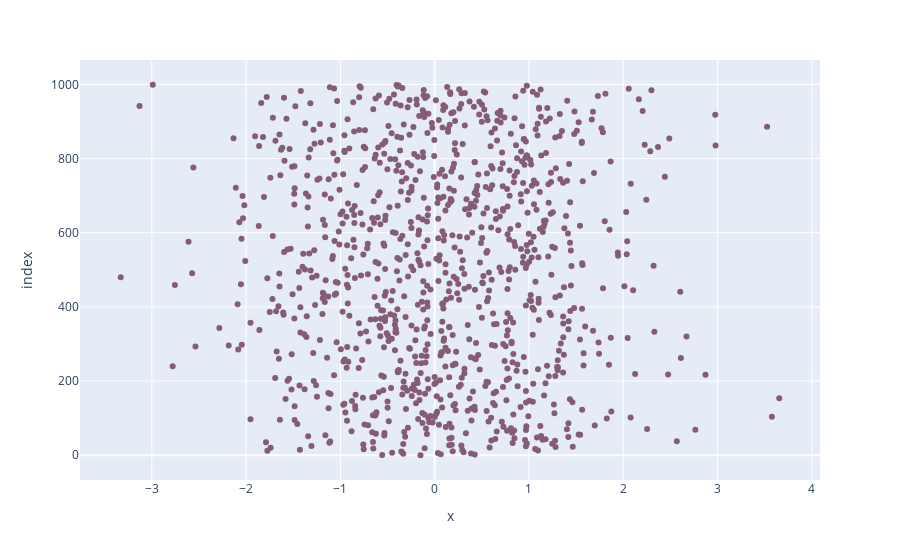

The cell this chart's notebook holds for it:
### Code cell
import plotly.express as px
import numpy as np 

def draw_scatter_plot():    
    """
       Description:
          Function is used to draw scatter plot of random number using plotly library.
       Parameter:
          No parameter required.
       Return:
          Returns nothing.
    """

    # creating random data through randomint 
    # function of numpy.random 

    n = 1000
    random_x = np.random.randn(n)
    random_y = np.random.randn(n)

        

    plot = px.scatter(random_x, random_y, color_discrete_sequence=px.colors.qualitative.Antique)
    #plot = px.line(random_x, random_y, color_discrete_sequence=px.colors.qualitative.Antique)

    plot.show()

if __name__ == "__main__":
    draw_scatter_plot()

### Figure 1 — Plotly figure (JSON) as saved in the notebook; plotly's stock layout.template omitted (floating-point values rounded to 4 significant figures; data arrays with more than 128 entries replaced by an {"elided": "..."} marker saying what was removed)
{"data": [{"hovertemplate": "x=%{x}<br>index=%{y}<extra></extra>", "legendgroup": "", "marker": {"color": "rgb(133, 92, 117)", "symbol": "circle"}, "mode": "markers", "name": "", "orientation": "h", "showlegend": false, "type": "scatter", "x": {"elided": "1000 float values"}, "xaxis": "x", "y": {"elided": "1000 int values"}, "yaxis": "y"}], "layout": {"legend": {"tracegroupgap": 0}, "margin": {"t": 60}, "xaxis": {"anchor": "y", "domain": [0, 1], "title": {"text": "x"}}, "yaxis": {"anchor": "x", "domain": [0, 1], "title": {"text": "index"}}}}
